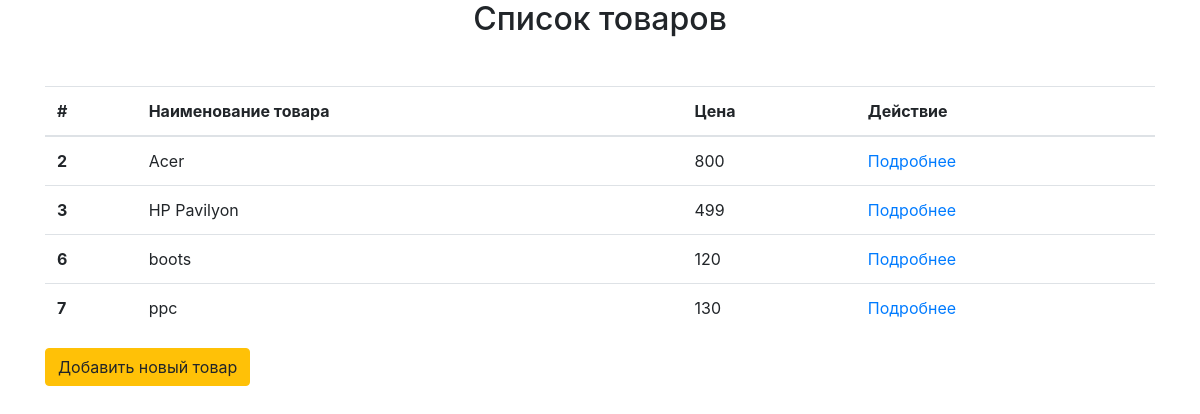
The app's page /item with its own data.
### app/models.py (models this page shows, shortened)
class Item(db.Model):
    id = db.Column(db.Integer, primary_key=True)
    name = db.Column(db.String(20))
    price = db.Column(db.Integer)

### app/views.py (the view)
def item_views():
    title = 'Список товаров'
    items = Item.query.all()
    return render_template('items.html', items=items, title=title)

### app/templates/items.html
{% extends 'base.html' %}
{% block content %}
    <div>
        <table class="table table-hover">
          <thead>
            <tr>
              <th scope="col">#</th>
              <th scope="col">Наименование товара</th>
              <th scope="col">Цена</th>
              <th scope="col">Действие</th>
            </tr>
          </thead>
          <tbody>
          {% for item in items %}
            <tr>
              <th scope="row">{{ item.id }}</th>
              <td>{{ item.name }}</td>
              <td>{{ item.price }}</td>
              <td><a href="{{ url_for('single_item', item_id=item.id) }}">Подробнее</a></td>
            </tr>
          {% endfor %}
          </tbody>
        </table>
    </div>
    <div>
      <a href="{{ url_for('create_item') }}" class="btn btn-warning">Добавить новый товар</a>
    </div>
{% endblock %}

### records on screen
Item: id "2", name "Acer", price "800"
Item: id "3", name "HP Pavilyon", price "499"
Item: id "6", name "boots", price "120"
Item: id "7", name "ppc", price "130"

### other values on screen
{{ title }} "Список товаров"
